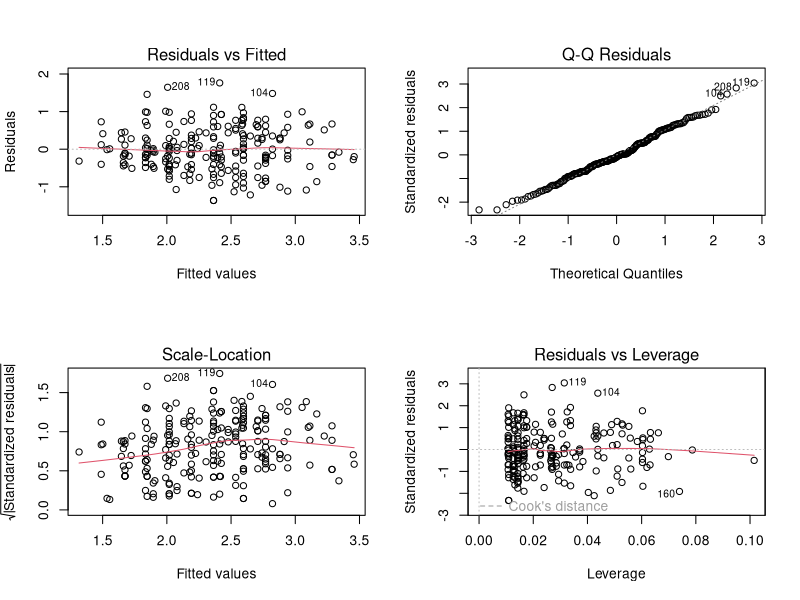
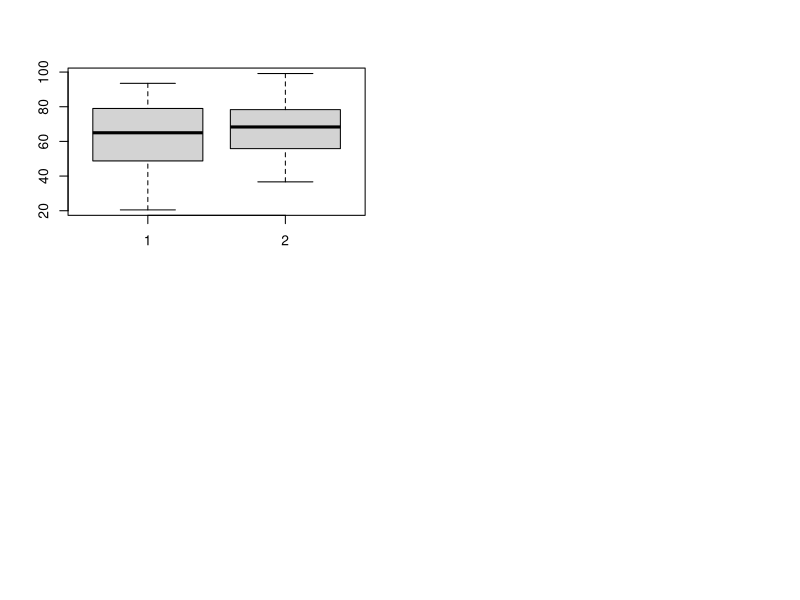
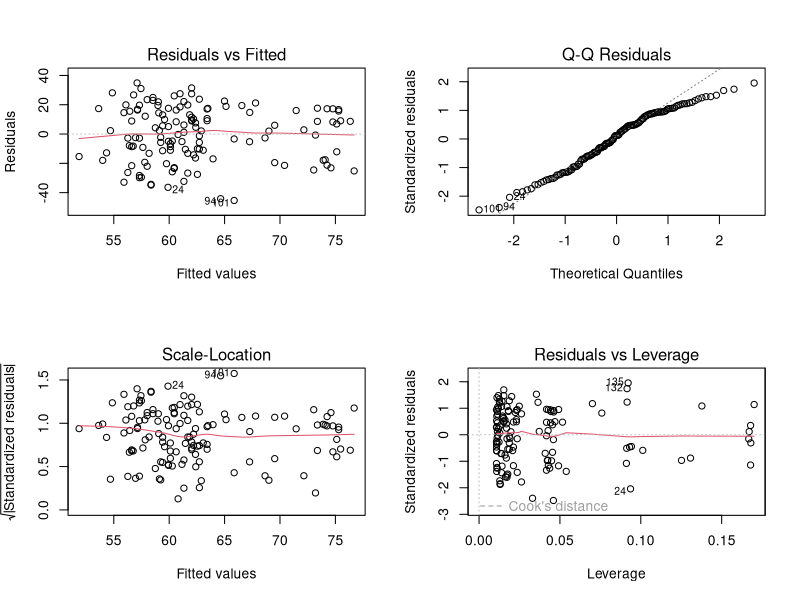
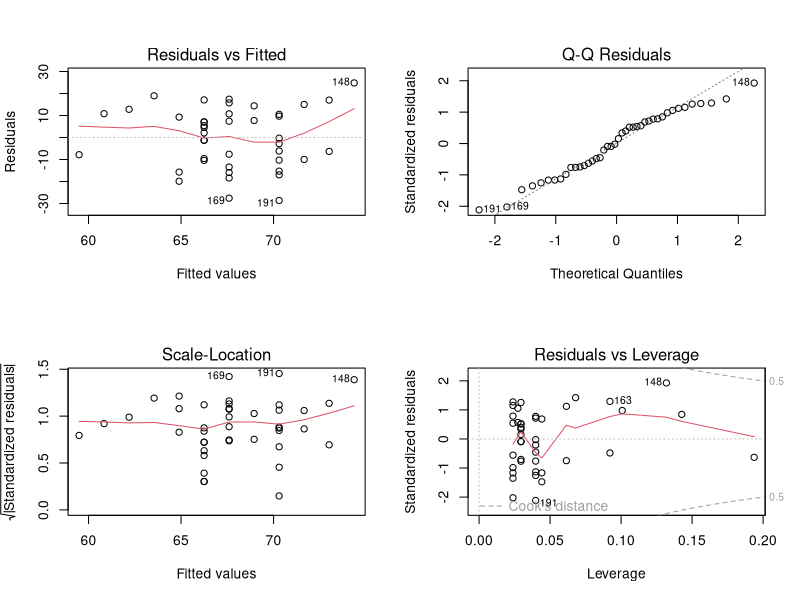
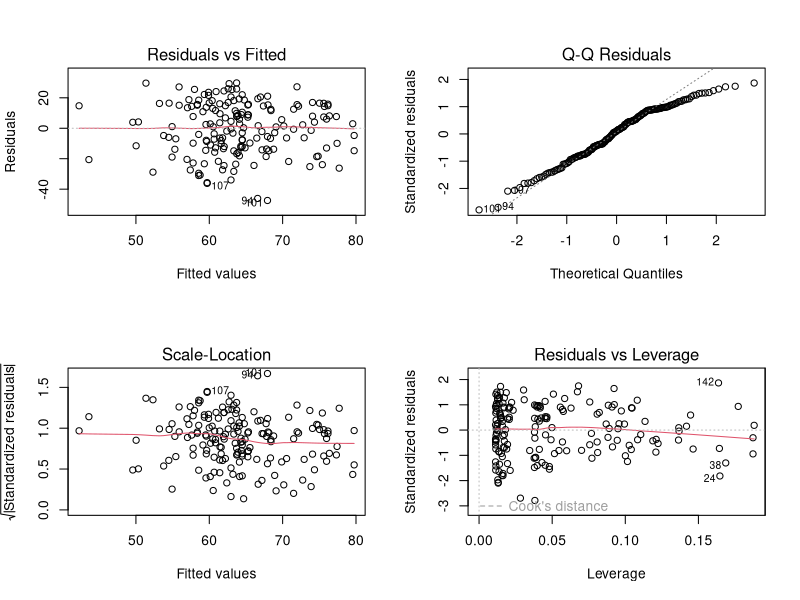
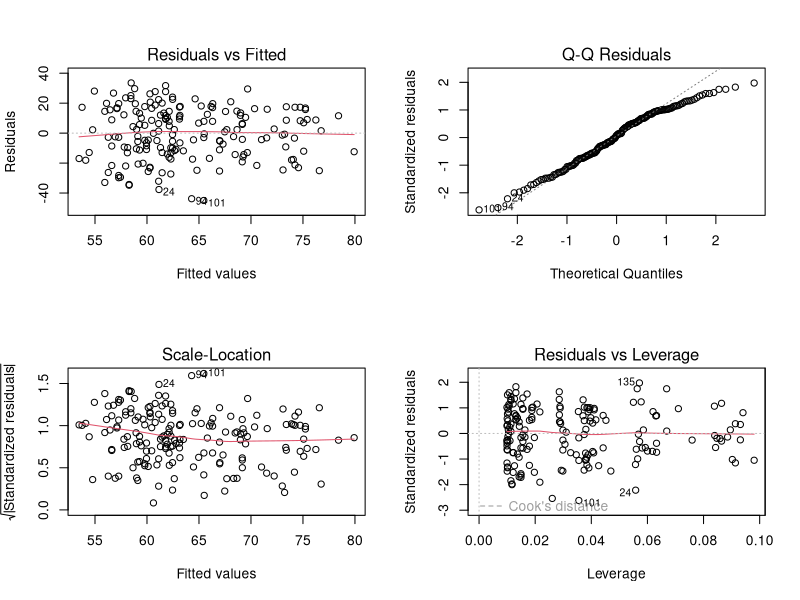
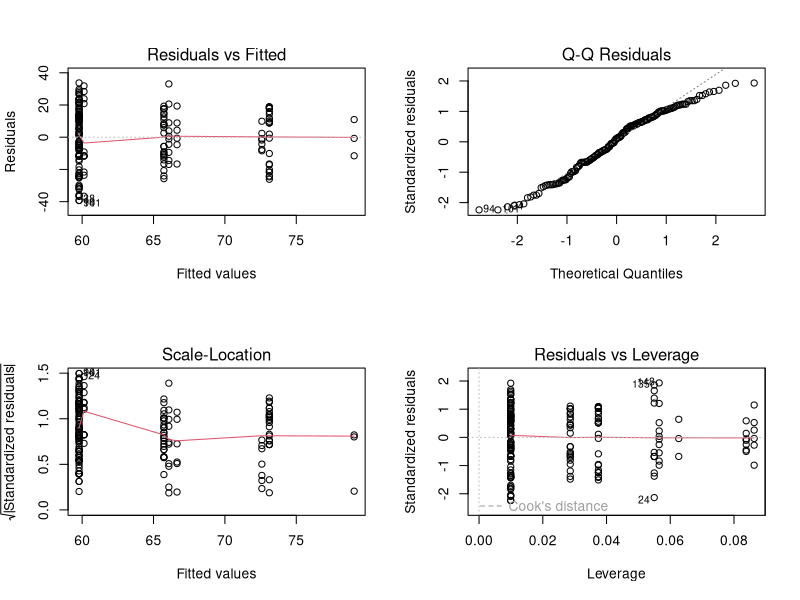
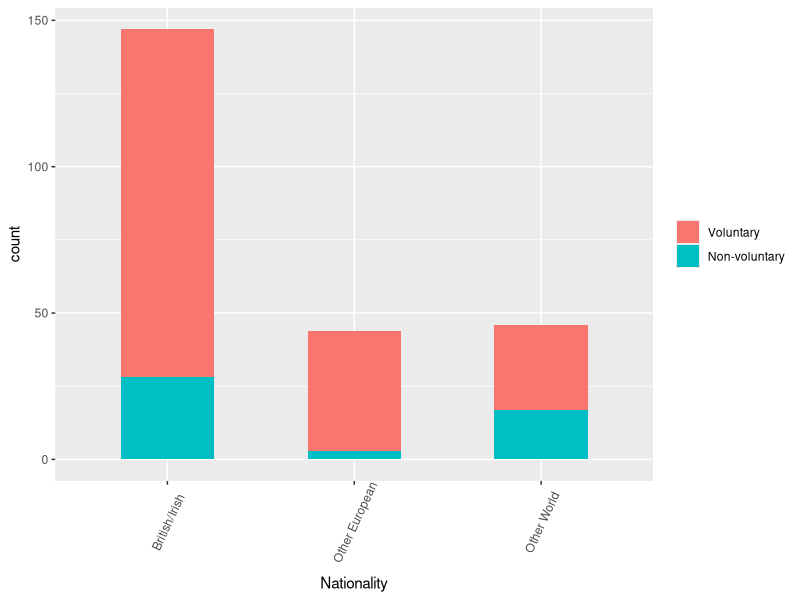

Here is the R script that generated these plots, in order:
# Formal analyis for stats anxiety survey

# libraries
library(tidyverse)
library(MASS)

# Load in data
survey_data <- read.csv("survey_data.csv")
dim(survey_data)

# Tidy data
survey_data$Statistics <- as.factor(survey_data$Statistics)
survey_data$Mathematics <- as.factor(survey_data$Mathematics)
survey_data$Nationality <- as.factor(survey_data$Nationality)
survey_data$Course <- as.factor(survey_data$Course)
survey_data$Specialist <- as.factor(survey_data$Specialist)
survey_data$Voluntary <- as.factor(survey_data$Voluntary)
survey_data$Gender <- as.factor(survey_data$Gender)

survey_data$Nationality <- factor(survey_data$Nationality,levels=levels(survey_data$Nationality)[c(1,4,2,3)],ordered=F)
survey_data$Course <- factor(survey_data$Course,levels=rev(levels(survey_data$Course)),ordered=F)
survey_data$Specialist <- factor(survey_data$Specialist,levels=rev(levels(survey_data$Specialist)),ordered=F)
survey_data$Voluntary <- factor(survey_data$Voluntary,levels=rev(levels(survey_data$Voluntary)),ordered=F)
survey_data$Year.of.Study <- factor(survey_data$Year.of.Study, ordered=F, 
                                    levels=c("Year 1", "Year 2", "Year 3", "Year 4", "Masters year"))


# Subsetted data for voluntary & non-specialist cases
survey_volun <- survey_data[survey_data$Voluntary=="Voluntary",]
survey_volun$Voluntary <- droplevels(survey_volun$Voluntary)
survey_spec <- survey_data[survey_data$Specialist=="Non-Specialist",]
survey_spec$Specialist <- droplevels(survey_spec$Specialist)

# Subsetted data excluding S1A
survey_performance <- survey_data[survey_data$Course!="Course 3",]
survey_performance$Course <- droplevels(survey_performance$Course)


##                 ##
# Table X intervals #
##                 ##

#spec vs non-spec
t.test(survey_data$SA.mean[survey_data$Specialist=="Specialist"],
       survey_data$SA.mean[survey_data$Specialist=="Non-Specialist"])

#volun vs non-volun
t.test(survey_data$SA.mean[survey_data$Voluntary=="Voluntary"],
       survey_data$SA.mean[survey_data$Voluntary=="Non-voluntary"])

#spec vs non spec for non-volun
t.test(survey_volun$SA.mean[survey_volun$Specialist=="Specialist"],
       survey_volun$SA.mean[survey_volun$Specialist=="Non-Specialist"])

#volun vs non-volun
t.test(survey_spec$SA.mean[survey_spec$Voluntary=="Voluntary"],
       survey_spec$SA.mean[survey_spec$Voluntary=="Non-voluntary"])


##             ##
# Figure 2 CI's #
##             ##

# Gender
t.test(survey_data$SA.mean[survey_data$Gender=="Female"],
       survey_data$SA.mean[survey_data$Gender=="Male"])

# Nationality ANOVA
summary(aov(SA.mean~Nationality,data=survey_data))

# Correlation coefficient CI for SA vs SE
cor.test(survey_data$SA.mean,survey_data$SE.mean)


##             ##
# Anxiety Model #
##             ##

# Fit Full linear model
# For stepAIC to work, need to remove missing values 
model_data <- na.omit(survey_data[,c("SA.mean","Gender","Age","Nationality","Year.of.Study",
                                     "SE.mean","Specialist","Voluntary")])

# MB Removed: ,"Highest.Qual","Course"

model_SA <- lm(SA.mean~Gender+Age+Nationality+Year.of.Study
               +SE.mean+Specialist+Voluntary,data=model_data)

# Run stepwise regression using AIC
step_model_SA <- stepAIC(model_SA,direction='both',trace=T)

# Check assumptions 
par(mfrow=c(2,2))
plot(step_model_SA)

summary(step_model_SA)
confint(step_model_SA)


##             ##
# Figure 3 CI's #
##             ##

# Create 2 datasets for each course
course1_data <- survey_performance[survey_performance$Course=="Course 1",]
course2_data <- survey_performance[survey_performance$Course=="Course 2",]
full_course_data <- survey_performance #rbind(course1_data,course2_data)

# Comparing performance between Courses
t.test(course1_data$Exam,course2_data$Exam)
boxplot(course1_data$Exam,course2_data$Exam)

# Gender
# Course 1
t.test(course1_data$Exam[course1_data$Gender=="Female"],
       course1_data$Exam[course1_data$Gender=="Male"])

# Course 2
t.test(course2_data$Exam[course2_data$Gender=="Female"],
       course2_data$Exam[course2_data$Gender=="Male"])

# Both Courses
t.test(full_course_data$Exam[full_course_data$Gender=="Female"],
       full_course_data$Exam[full_course_data$Gender=="Male"])


# Nationality ANOVA
# Course 1
summary(aov(Exam~Nationality,data=course1_data))

# Course 2
summary(aov(Exam~Nationality,data=course2_data))

# Both Courses
summary(aov(Exam~Nationality,data=full_course_data))


# Correlation coefficient CI for performance vs SE
# Course 1
cor.test(course1_data$Exam,course1_data$SE.mean)

# Course 2
cor.test(course2_data$Exam,course2_data$SE.mean)

# Both Courses
cor.test(full_course_data$Exam,full_course_data$SE.mean)


# Correlation coefficient CI for performance vs SA
# Course 1
cor.test(course1_data$Exam,course1_data$SA.mean)

# Course 2
cor.test(course2_data$Exam,course2_data$SA.mean)

# Both Courses
cor.test(full_course_data$Exam,full_course_data$SA.mean)


##          ##
# Exam Model #
##          ##

# Course 1 model 

# Fit Full linear model
# For stepAIC to work, need to remove missing values 
model1_data <- na.omit(course1_data[,c("SA.mean","Gender","Age","Nationality",
                                       "Highest.Qual","Course","SE.mean","Specialist","Exam")])

model_Exam_Course1 <- lm(Exam~Gender+Age+Nationality
                         +Highest.Qual+SE.mean+Specialist+SA.mean,data=model1_data)

# Run stepwise regression using AIC
step_model_Course1 <- stepAIC(model_Exam_Course1,direction='both',trace=T)

# Check assumptions 
par(mfrow=c(2,2))
plot(step_model_Course1)

summary(step_model_Course1)
confint(step_model_Course1)

# Course 2 model 

# Fit Full linear model
# For stepAIC to work, need to remove missing values 
model2_data <- na.omit(course2_data[,c("SA.mean","Gender","Age","Nationality","Year.of.Study",
                                       "Highest.Qual","SE.mean","Exam")])

model_Exam_Course2 <- lm(Exam~Gender+Age+Nationality+Year.of.Study
                         +Highest.Qual+SE.mean+SA.mean,data=model2_data)

# Run stepwise regression using AIC
step_model_Course2 <- stepAIC(model_Exam_Course2,direction='both',trace=T)

# Check assumptions 
par(mfrow=c(2,2))
plot(step_model_Course2)

summary(step_model_Course2)
confint(step_model_Course2)

# Check correlation bewteen S.Eff and S.Anx...
cor.test(full_course_data$SA.mean, full_course_data$SE.mean) # -0.5642336 
cor.test(course1_data$SA.mean, course1_data$SE.mean) # -0.5513009 
cor.test(course2_data$SA.mean, course2_data$SE.mean) # -0.6144155 


# Both course models 
model_data <- na.omit(full_course_data[,c("SA.mean","Gender","Age","Nationality","Year.of.Study",
                                          "Exam","Course","Specialist")])

# MB Removed: "Highest.Qual","Voluntary", "
model_data$Year.of.Study <- droplevels(model_data$Year.of.Study)


#table(model_data$Year.of.Study, model_data$Course)
#              Course 1 Course 2
# Year 1            113        3
# Year 2             13        0
# Year 3              5       23
# Masters year        0       16


model_Exam_Course_Full <- lm(Exam~Gender+Age+Nationality+Year.of.Study
                             +SA.mean+Course+Specialist,data=model_data)

# Run stepwise regression using AIC
step_model_Course_Full <- stepAIC(model_Exam_Course_Full,direction='both',trace=T)

# Check assumptions 
par(mfrow=c(2,2))
plot(step_model_Course_Full)

summary(step_model_Course_Full)
confint(step_model_Course_Full)


# MB Removed: "Year.of.Study" - see table above
model_data <- na.omit(full_course_data[,c("SA.mean","Gender","Age","Nationality",
                                          "Exam","Course","Specialist")])

model_Exam_Course_Full_SA <- lm(Exam~Gender+Age+Nationality
                                +SA.mean+Course+Specialist,data=model_data)

# Run stepwise regression using AIC
step_model_Course_Full_SA <- stepAIC(model_Exam_Course_Full_SA,direction='both',trace=T)

# Check assumptions
par(mfrow=c(2,2))
plot(step_model_Course_Full_SA)

summary(step_model_Course_Full_SA)
confint(step_model_Course_Full_SA)


# Self efficacy model
model_data <- na.omit(full_course_data[,c("SE.mean","Gender","Age","Nationality",
                                          "Exam","Course","Specialist")])

model_Exam_Course_Full_SE <- lm(Exam~Gender+Age+Nationality
                                +SE.mean+Course+Specialist,data=model_data)

# Run stepwise regression using AIC
step_model_Course_Full_SE <- stepAIC(model_Exam_Course_Full_SE,direction='both',trace=T)

# Check assumptions
par(mfrow=c(2,2))
plot(step_model_Course_Full_SE)

summary(step_model_Course_Full_SE)
confint(step_model_Course_Full_SE)




##############################################################################
# Analysis for MBs MEd Assignment - IGNORE BELOW HERE
table(survey_data$Nationality)
round(prop.table(table(survey_data$Nationality)),3)

table(survey_data$Voluntary)
round(prop.table(table(survey_data$Voluntary)),3)

summary(survey_data$SA.mean)
sqrt(var(survey_data$SA.mean))

table(survey_data$Nationality,survey_data$Voluntary)
table(survey_data$Nationality,survey_data$Specialist)


library(rockchalk)
Nationality <- combineLevels(survey_data$Nationality, levs = c("Chinese","Other"), newLabel = "Other World")

Qdata <- data.frame(Nationality=Nationality, 
                    Voluntary = survey_data$Voluntary)
Qdata <- Qdata[!is.na(Qdata[,1]),]
Qdata <- Qdata[!is.na(Qdata[,2]),]

g <- ggplot(Qdata, aes(Nationality))
g + geom_bar(aes(fill=Voluntary), width = 0.5) + 
  theme(axis.text.x = element_text(angle=65, vjust=0.6)) + 
  theme(legend.title = element_blank())


g <- ggplot(Qdata, aes(Voluntary))
g + geom_bar(aes(fill=Nationality), width = 0.5) + 
  theme(axis.text.x = element_text(angle=65, vjust=0.6)) + 
  theme(legend.title = element_blank())

chisq1a <- chisq.test(survey_data$Nationality,survey_data$Voluntary)
chisq1a$expected

chisq1b <- chisq.test(Nationality,survey_data$Voluntary)
chisq1b$expected

chisq2 <- chisq.test(survey_data$Nationality,survey_data$Specialist)
chisq2$expected
